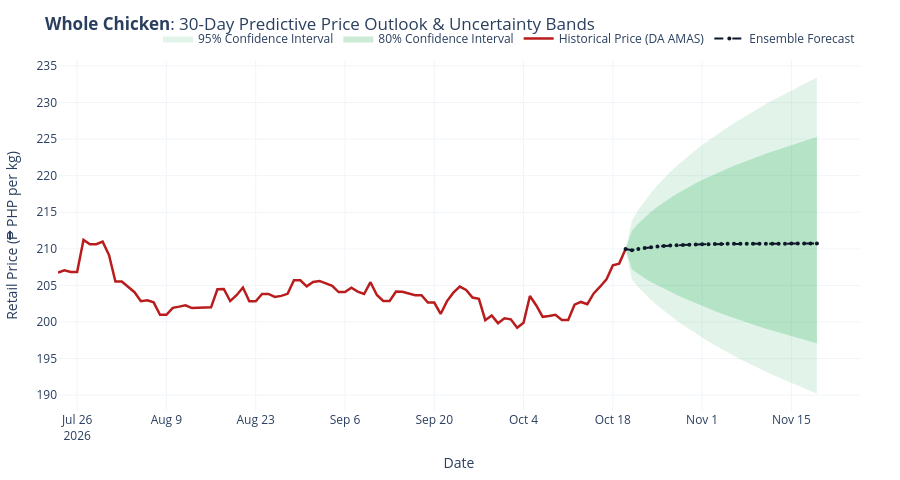

Notebook cell for this chart:
### Markdown cell above
### Fan Chart: Whole Chicken (Archetype B - Protein)

### Code cell
figs[2].show()
